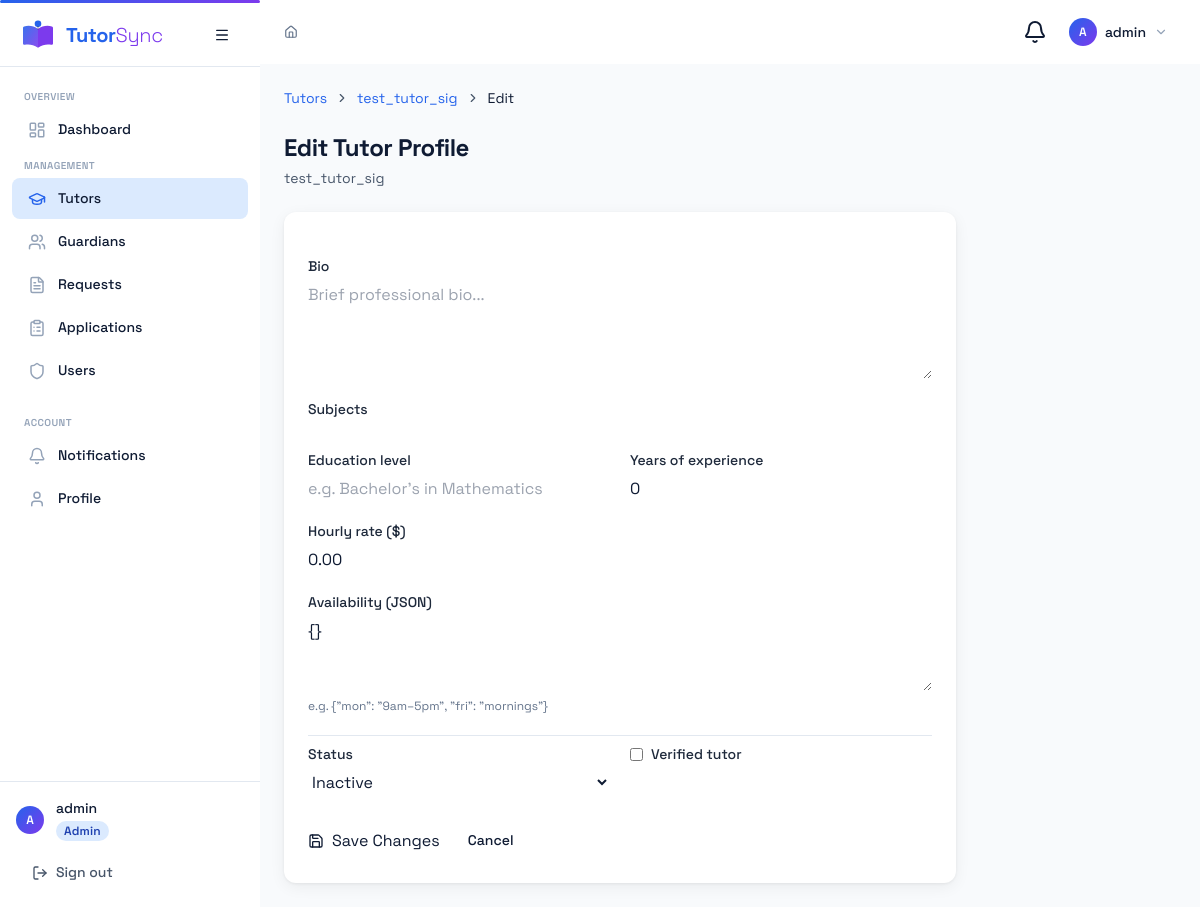
/tutors/1/edit/ (signed in), run on the app's committed database.
### accounts/models.py (models this page shows, shortened)
class User(AbstractUser):
    ROLE_CHOICES = [
        ('admin', 'Admin'),
        ('tutor', 'Tutor'),
        ('guardian', 'Guardian'),
    ]
    role = models.CharField(max_length=20, choices=ROLE_CHOICES, default='guardian', db_index=True)
    phone = models.CharField(max_length=20, blank=True)
    avatar = models.ImageField(upload_to='avatars/', blank=True)
    created_at = models.DateTimeField(auto_now_add=True)

### tutors/models.py (models this page shows, shortened)
class TutorProfile(models.Model):
    user = models.OneToOneField(settings.AUTH_USER_MODEL, on_delete=models.CASCADE, related_name='tutorprofile')
    bio = models.TextField(blank=True)
    subjects = models.ManyToManyField('core.Subject', blank=True)
    education_level = models.CharField(max_length=100, blank=True)
    experience_yrs = models.PositiveIntegerField(default=0)
    hourly_rate = models.DecimalField(max_digits=8, decimal_places=2, default=0)
    availability = models.JSONField(default=dict)
    status = models.CharField(max_length=20, choices=TUTOR_STATUS, default='inactive', db_index=True)
    verified = models.BooleanField(default=False)
    rating = models.DecimalField(max_digits=3, decimal_places=2, default=0.0)
    created_at = models.DateTimeField(auto_now_add=True)
    updated_at = models.DateTimeField(auto_now=True)

### tutors/views.py (the view)
# urls.py: path('tutors/<int:pk>/edit/', views.tutor_edit, name='tutor_edit'),
@login_required
def tutor_edit(request, pk):
    tutor = get_object_or_404(TutorProfile, pk=pk)
    is_admin = request.user.role == 'admin' or request.user.is_staff
    is_own = hasattr(request.user, 'tutorprofile') and request.user.tutorprofile.pk == pk
    if not (is_admin or is_own):
        return HttpResponseForbidden('You do not have permission to edit this profile.')
    form = TutorProfileForm(request.POST or None, instance=tutor, is_admin=is_admin)
    if request.method == 'POST' and form.is_valid():
        form.save()
        messages.success(request, 'Profile updated.')
        return redirect('tutor_detail', pk=pk)
    return render(request, 'tutors/tutor_edit.html', {
        'form': form,
        'tutor': tutor,
        'is_admin': is_admin,
    })

### accounts/context_processors.py (called while the page is built)
def notifications(request):
    if not request.user.is_authenticated:
        return {'unread_count': 0, 'recent_notifications': []}
    unread_count = Notification.objects.filter(recipient=request.user, is_read=False).count()
    recent_notifications = Notification.objects.filter(recipient=request.user)[:5]
    return {
        'unread_count': unread_count,
        'recent_notifications': recent_notifications,
    }

### templates/tutors/tutor_edit.html (shortened to what this page needs)
{% extends "base.html" %}
{% block content %}
<div class="max-w-2xl space-y-6">
  <nav class="flex items-center gap-2 text-sm" style="color:var(--color-ink-muted)">
    <a href="{% url 'tutor_list' %}" style="color:var(--color-primary)">Tutors</a>
    <i data-lucide="chevron-right" class="w-3.5 h-3.5"></i>
    <a href="{% url 'tutor_detail' tutor.pk %}" style="color:var(--color-primary)">
      {{ tutor.user.get_full_name|default:tutor.user.username }}
    </a>
    <i data-lucide="chevron-right" class="w-3.5 h-3.5"></i>
    <span style="color:var(--color-ink)">Edit</span>
  </nav>
  <div>
    <h1 class="text-2xl font-bold tracking-tight" style="color:var(--color-ink)">Edit Tutor Profile</h1>
    <p class="text-sm mt-1" style="color:var(--color-ink-muted)">
      {{ tutor.user.get_full_name|default:tutor.user.username }}
    </p>
  </div>
  <div class="ts-card">
    <div class="ts-card-body">
      <form method="post" class="space-y-5">
        <div class="ts-form-group">
          <label class="ts-label" for="{{ form.bio.id_for_label }}">Bio</label>
          {{ form.bio }}
        </div>
        <div class="ts-form-group">
          <label class="ts-label">Subjects</label>
        </div>
        <div class="grid grid-cols-1 sm:grid-cols-2 gap-5">
          <div class="ts-form-group">
            <label class="ts-label" for="{{ form.education_level.id_for_label }}">Education level</label>
            {{ form.education_level }}
          </div>
          <div class="ts-form-group">
            <label class="ts-label" for="{{ form.experience_yrs.id_for_label }}">Years of experience</label>
            {{ form.experience_yrs }}
          </div>
          <div class="ts-form-group">
            <label class="ts-label" for="{{ form.hourly_rate.id_for_label }}">Hourly rate ($)</label>
            {{ form.hourly_rate }}
          </div>
        </div>
        <div class="ts-form-group">
          <label class="ts-label" for="{{ form.availability.id_for_label }}">Availability (JSON)</label>
          {{ form.availability }}
          <p class="ts-field-hint">e.g. {"mon": "9am–5pm", "fri": "mornings"}</p>
        </div>
        {% if is_admin %}
        <div class="grid grid-cols-1 sm:grid-cols-2 gap-5 pt-2 border-t" style="border-color:var(--color-border)">
          <div class="ts-form-group">
            <label class="ts-label" for="{{ form.status.id_for_label }}">Status</label>
            {{ form.status }}
          </div>
          <div class="ts-form-group">
            <label class="ts-label flex items-center gap-2">
              {{ form.verified }} Verified tutor
            </label>
          </div>
        </div>
        {% endif %}
        <div class="flex items-center gap-3 pt-2">
          <button type="submit" class="ts-btn ts-btn-primary">
            <i data-lucide="save" class="w-4 h-4"></i>
            Save Changes
          </button>
          <a href="{% url 'tutor_detail' tutor.pk %}" class="ts-btn ts-btn-secondary">Cancel</a>
        </div>
      </form>
    </div>
  </div>
</div>
{% endblock %}

### templates/components/sidebar.html (shortened to what this page needs)
<aside id="ts-sidebar" class="ts-sidebar">
  <div class="ts-sidebar-header flex items-center px-5 h-16 border-b" style="border-color:var(--color-border)">
    {% include "components/logo.html" with size="md" %}
    <button id="ts-sidebar-toggle" class="ts-btn ts-btn-ghost ts-btn-icon ml-auto flex-shrink-0" aria-label="Toggle sidebar">
      <i data-lucide="menu" class="w-4 h-4"></i>
    </button>
  </div>
  <nav class="flex-1 overflow-y-auto py-4 overflow-x-hidden">
    {% if user.role == 'admin' or user.is_staff %}
    <span class="ts-nav-section-label">Overview</span>
    <a href="{% url 'dashboard' %}"         class="ts-nav-item {% if request.resolver_match.url_name == 'dashboard' %}active{% endif %}">
      <i data-lucide="layout-dashboard" class="w-4.5 h-4.5"></i>
      <span class="nav-label">Dashboard</span>
    </a>
    <span class="ts-nav-section-label">Management</span>
    <a href="{% url 'tutor_list' %}"         class="ts-nav-item {% if 'tutor' in request.resolver_match.url_name %}active{% endif %}">
      <i data-lucide="graduation-cap" class="w-4.5 h-4.5"></i>
      <span class="nav-label">Tutors</span>
    </a>
    <a href="{% url 'guardian_list' %}"      class="ts-nav-item {% if 'guardian' in request.resolver_match.url_name %}active{% endif %}">
      <i data-lucide="users" class="w-4.5 h-4.5"></i>
      <span class="nav-label">Guardians</span>
    </a>
    <a href="{% url 'request_list' %}"       class="ts-nav-item {% if 'request' in request.resolver_match.url_name %}active{% endif %}">
      <i data-lucide="file-text" class="w-4.5 h-4.5"></i>
      <span class="nav-label">Requests</span>
    </a>
    <a href="{% url 'application_list' %}"   class="ts-nav-item {% if 'application' in request.resolver_match.url_name %}active{% endif %}">
      <i data-lucide="clipboard-list" class="w-4.5 h-4.5"></i>
      <span class="nav-label">Applications</span>
    </a>
    <a href="{% url 'admin_user_list' %}"    class="ts-nav-item {% if 'admin_user' in request.resolver_match.url_name %}active{% endif %}">
      <i data-lucide="shield" class="w-4.5 h-4.5"></i>
      <span class="nav-label">Users</span>
    </a>
    {% endif %}
    <div class="mt-auto pt-4">
      <span class="ts-nav-section-label">Account</span>
      <a href="{% url 'notifications' %}"     class="ts-nav-item {% if request.resolver_match.url_name == 'notifications' %}active{% endif %}">
        <i data-lucide="bell" class="w-4.5 h-4.5"></i>
        <span class="nav-label">Notifications</span>
      </a>
      <a href="{% url 'profile' %}"           class="ts-nav-item {% if request.resolver_match.url_name == 'profile' %}active{% endif %}">
        <i data-lucide="user" class="w-4.5 h-4.5"></i>
        <span class="nav-label">Profile</span>
      </a>
    </div>
  </nav>
  <div class="ts-sidebar-footer p-4 border-t" style="border-color:var(--color-border)">
    <div class="flex items-center gap-3 overflow-hidden">
      <div class="ts-avatar ts-avatar-sm flex-shrink-0">{{ user.get_full_name|first|default:user.username|first|upper }}</div>
      <div class="nav-label min-w-0">
        <p class="text-sm font-medium truncate" style="color:var(--color-ink)">{{ user.get_full_name|default:user.username }}</p>
        <span class="ts-badge ts-role-{{ user.role }} text-xs">{{ user.role|title }}</span>
      </div>
    </div>
    <a href="{% url 'logout' %}" class="ts-btn ts-btn-ghost ts-sidebar-logout mt-3 w-full justify-start" style="color:var(--color-ink-muted)">
      <i data-lucide="log-out" class="w-4 h-4 flex-shrink-0"></i>
      <span class="nav-label">Sign out</span>
    </a>
  </div>
</aside>

### templates/components/topbar.html (shortened to what this page needs)
<header class="ts-topbar">
  <nav class="ts-breadcrumb flex-1" aria-label="Breadcrumb">
    {% block breadcrumb %}
    <a href="{% url 'dashboard' %}">
      <i data-lucide="home" class="w-3.5 h-3.5 inline-block -mt-0.5"></i>
    </a>
    {% endblock %}
  </nav>
  <div class="flex items-center gap-2">
    <div class="relative">
      <button id="ts-notif-btn" class="ts-btn ts-btn-ghost ts-btn-icon relative" aria-label="Notifications">
        <i data-lucide="bell" class="w-4.5 h-4.5"></i>
      </button>
    </div>
    <div class="relative">
      <button id="ts-user-menu-btn" class="flex items-center gap-2 ts-btn ts-btn-ghost px-2" aria-label="User menu">
        <div class="ts-avatar ts-avatar-sm">{{ user.get_full_name|first|default:user.username|first|upper }}</div>
        <span class="hidden md:block text-sm font-medium" style="color:var(--color-ink)">{{ user.get_full_name|default:user.username }}</span>
        <i data-lucide="chevron-down" class="w-3.5 h-3.5 hidden md:block" style="color:var(--color-ink-faint)"></i>
      </button>
    </div>
  </div>
</header>

### static/css/design-tokens.css (style rules this page uses)
:root { --color-primary-50: #EFF6FF; --color-primary-100: #DBEAFE; --color-primary-200: #BFDBFE; --color-primary-300: #93C5FD; --color-primary-400: #60A5FA; --color-primary-500: #3B82F6; --color-primary-600: #2563EB; --color-primary-700: #1D4ED8; --color-primary-800: #1E40AF; --color-primary-900: #1E3A8A; --color-primary: #2563EB; --color-accent-50: #F5F3FF; --color-accent-100: #EDE9FE; --color-accent-200: #DDD6FE; --color-accent-300: #C4B5FD; --color-accent-400: #A78BFA; --color-accent-500: #8B5CF6; --color-accent-600: #7C3AED; --color-accent-700: #6D28D9; --color-accent-800: #5B21B6; --color-accent-900: #4C1D95; --color-accent: #7C3AED; --color-ink: #0F1B33; --color-ink-soft: #1E293B; --color-ink-muted: #475569; --color-ink-subtle: #64748B; --color-ink-faint: #94A3B8; --color-surface: #FFFFFF; --color-surface-1: #F8FAFC; --color-surface-2: #F1F5F9; --color-surface-3: #E2E8F0; --color-border: #E2E8F0; --color-border-soft: #F1F5F9; --color-status-pending-bg: #FEF9C3; --color-status-pending-text: #854D0E; --color-status-review-bg: #DBEAFE; --color-status-review-text: #1E40AF; --color-status-matched-bg: #DCFCE7; --color-status-matched-text: #166534; --color-status-rejected-bg: #FEE2E2; --color-status-rejected-text:#991B1B; --color-status-closed-bg: #F1F5F9; --color-status-closed-text: #475569; --color-status-interview-bg: #F3E8FF; --color-status-interview-text:#6B21A8; --gradient-brand: linear-gradient(135deg, #2563EB 0%, #7C3AED 100%); --gradient-brand-r: linear-gradient(135deg, #7C3AED 0%, #2563EB 100%); --gradient-brand-h: linear-gradient(90deg, #2563EB 0%, #7C3AED 100%); --gradient-subtle: linear-gradient(135deg, #EFF6FF 0%, #F5F3FF 100%); --gradient-surface: linear-gradient(180deg, #FFFFFF 0%, #F8FAFC 100%); --font-sans: 'Space Grotesk', Inter, system-ui, -apple-system, sans-serif; --font-display: 'Space Grotesk', Inter, sans-serif; --font-mono: 'JetBrains Mono', 'Fira Code', 'Cascadia Code', monospace; --font-size-2xs: 0.625rem; --font-size-xs: 0.75rem; --font-size-sm: 0.875rem; --font-size-base: 1rem; --font-size-lg: 1.125rem; --font-size-xl: 1.25rem; --font-size-2xl: 1.5rem; --font-size-3xl: 1.875rem; --font-size-4xl: 2.25rem; --font-weight-light: 300; --font-weight-normal: 400; --font-weight-medium: 500; --font-weight-semibold: 600; --font-weight-bold: 700; --letter-spacing-tight: -0.02em; --letter-spacing-tighter: -0.03em; --letter-spacing-normal: 0; --letter-spacing-wide: 0.04em; --line-height-tight: 1.25; --line-height-snug: 1.375; --line-height-normal: 1.5; --line-height-relaxed:1.625; --space-px: 1px; --space-0-5: 0.125rem; --space-1: 0.25rem; --space-1-5: 0.375rem; --space-2: 0.5rem; --space-2-5: 0.625rem; --space-3: 0.75rem; --space-4: 1rem; --space-5: 1.25rem; --space-6: 1.5rem; --space-8: 2rem; --space-10: 2.5rem; --space-12: 3rem; --space-16: 4rem; --space-20: 5rem; --radius-sm: 0.25rem; --radius-md: 0.375rem; --radius-lg: 0.5rem; --radius-xl: 0.75rem; --radius-2xl: 1rem; --radius-3xl: 1.5rem; --radius-full: 9999px; --shadow-xs: 0 1px 2px rgba(0, 0, 0, 0.05); --shadow-sm: 0 1px 3px rgba(0, 0, 0, 0.06), 0 1px 2px rgba(0, 0, 0, 0.04); --shadow-card: 0 1px 3px rgba(0, 0, 0, 0.06), 0 4px 16px rgba(0, 0, 0, 0.06); --shadow-md: 0 4px 6px rgba(0, 0, 0, 0.07), 0 2px 4px rgba(0, 0, 0, 0.06); --shadow-lg: 0 10px 15px rgba(0, 0, 0, 0.07), 0 4px 6px rgba(0, 0, 0, 0.05); --shadow-xl: 0 20px 25px rgba(0, 0, 0, 0.08), 0 10px 10px rgba(0, 0, 0, 0.04); --shadow-inner: inset 0 2px 4px rgba(0, 0, 0, 0.06); --shadow-glow: 0 0 0 3px rgba(37, 99, 235, 0.15); --shadow-glow-accent: 0 0 0 3px rgba(124, 58, 237, 0.15); --shadow-app-icon: 0 12px 30px rgba(37, 99, 235, 0.32); --sidebar-width: 260px; --sidebar-collapsed: 72px; --topbar-height: 64px; --content-max-width: 1280px; --duration-fast: 120ms; --duration-normal: 200ms; --duration-slow: 300ms; --ease-default: cubic-bezier(0.4, 0, 0.2, 1); --ease-spring: cubic-bezier(0.2, 0.7, 0.3, 1); --ease-in: cubic-bezier(0.4, 0, 1, 1); --ease-out: cubic-bezier(0, 0, 0.2, 1); --z-base: 0; --z-raised: 10; --z-dropdown:20; --z-sticky: 30; --z-overlay: 40; --z-modal: 50; --z-toast: 60; }

### data on the page
User: get_full_name|first "A", get_full_name "admin", role "Admin"
TutorProfile: user.get_full_name "test_tutor_sig", experience_yrs "0", hourly_rate "0.00", availability "{}", status "Inactive"
